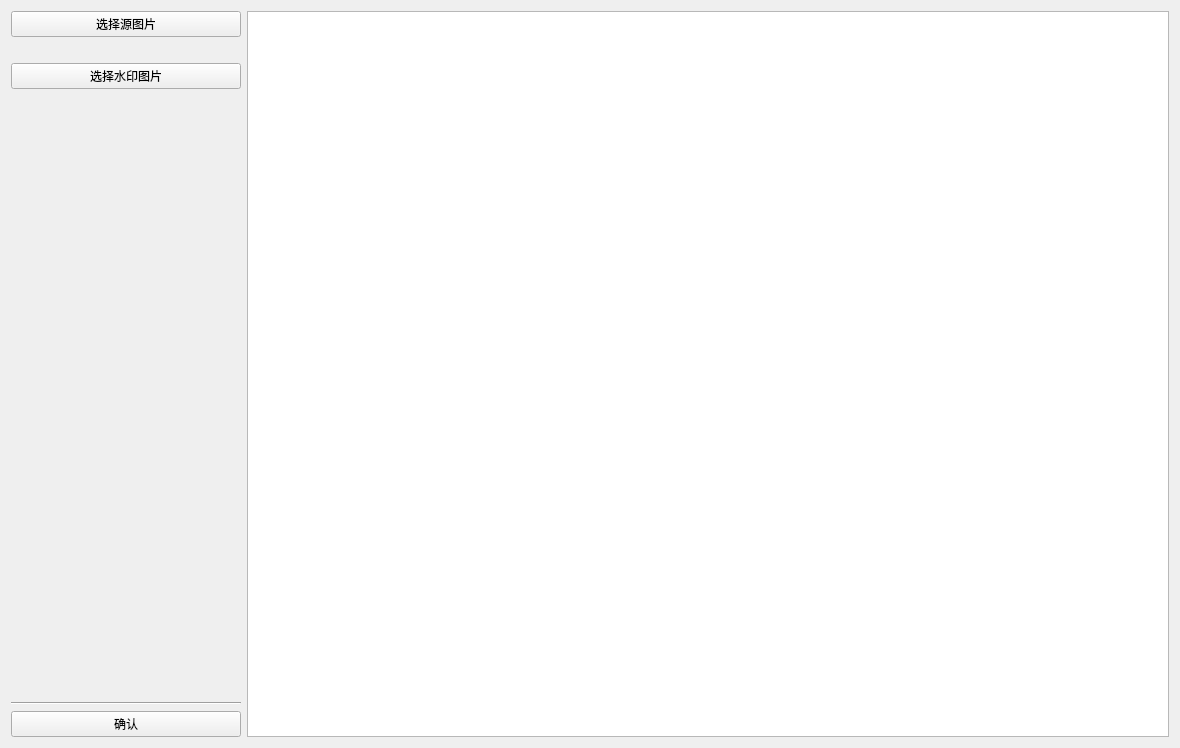
<?xml version="1.0" encoding="UTF-8"?>
<ui version="4.0">
 <class>Form</class>
 <widget class="QWidget" name="Form">
  <property name="geometry">
   <rect>
    <x>0</x>
    <y>0</y>
    <width>1180</width>
    <height>748</height>
   </rect>
  </property>
  <property name="windowTitle">
   <string>Form</string>
  </property>
  <layout class="QHBoxLayout" name="horizontalLayout" stretch="2,8">
   <item>
    <layout class="QVBoxLayout" name="verticalLayout">
     <item>
      <layout class="QVBoxLayout" name="verticalLayout_2">
       <item>
        <widget class="QPushButton" name="selectfile">
         <property name="text">
          <string>选择源图片</string>
         </property>
        </widget>
       </item>
       <item>
        <widget class="QLabel" name="original">
         <property name="sizePolicy">
          <sizepolicy hsizetype="Preferred" vsizetype="Maximum">
           <horstretch>0</horstretch>
           <verstretch>0</verstretch>
          </sizepolicy>
         </property>
         <property name="text">
          <string/>
         </property>
        </widget>
       </item>
       <item>
        <layout class="QVBoxLayout" name="verticalLayout_3">
         <item>
          <widget class="QPushButton" name="selectwatermark">
           <property name="text">
            <string>选择水印图片</string>
           </property>
          </widget>
         </item>
         <item>
          <widget class="QLabel" name="watermark">
           <property name="sizePolicy">
            <sizepolicy hsizetype="Preferred" vsizetype="Maximum">
             <horstretch>0</horstretch>
             <verstretch>0</verstretch>
            </sizepolicy>
           </property>
           <property name="text">
            <string/>
           </property>
          </widget>
         </item>
        </layout>
       </item>
      </layout>
     </item>
     <item>
      <spacer name="verticalSpacer">
       <property name="orientation">
        <enum>Qt::Vertical</enum>
       </property>
       <property name="sizeHint" stdset="0">
        <size>
         <width>20</width>
         <height>40</height>
        </size>
       </property>
      </spacer>
     </item>
     <item>
      <widget class="Line" name="line">
       <property name="orientation">
        <enum>Qt::Horizontal</enum>
       </property>
      </widget>
     </item>
     <item>
      <widget class="QPushButton" name="process">
       <property name="text">
        <string>确认</string>
       </property>
      </widget>
     </item>
    </layout>
   </item>
   <item>
    <widget class="QGraphicsView" name="graphicsView">
     <property name="alignment">
      <set>Qt::AlignLeading|Qt::AlignLeft|Qt::AlignTop</set>
     </property>
    </widget>
   </item>
  </layout>
 </widget>
 <resources/>
 <connections/>
</ui>
